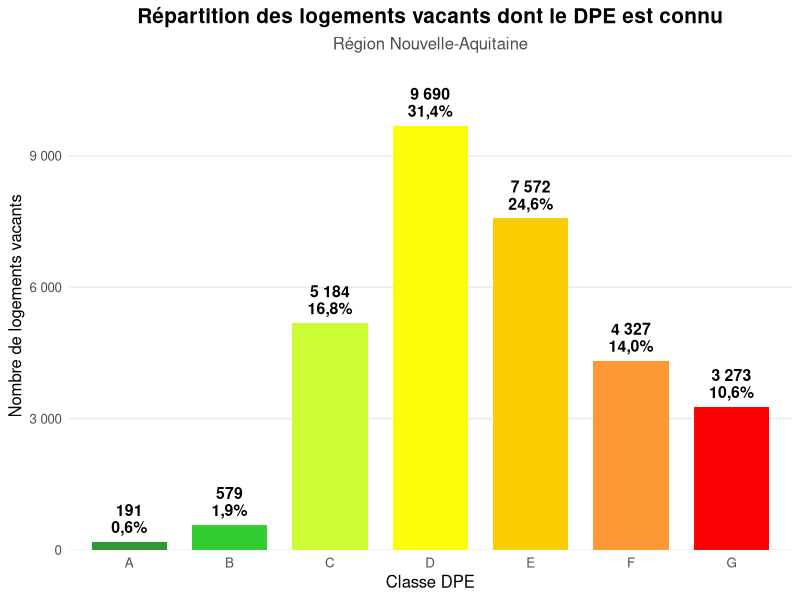
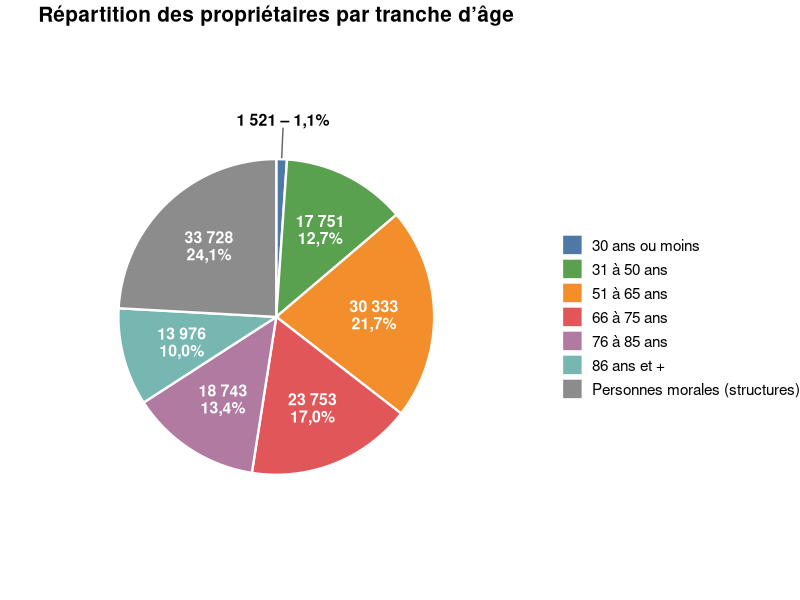
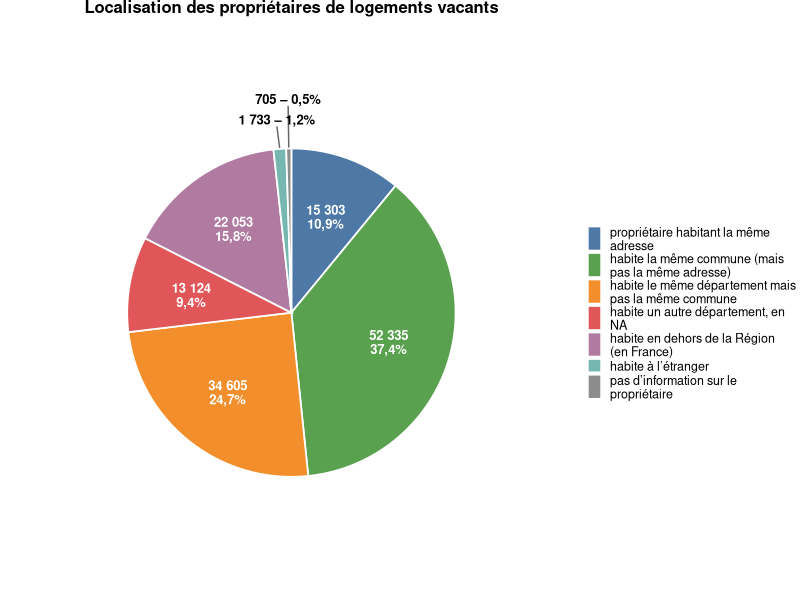

Write the R code that produced these figures, in order.
## ---- chunk 1
#| label: fig-bar-dpe-na
#| fig-cap: "Répartition des logements vacants dont le DPE est connu, en région Nouvelle-Aquitaine"
#| echo: false
#| message: false
#| warning: false
#| fig-width: 8
#| fig-height: 5

library(ggplot2)
library(dplyr)
library(scales)

# 1. Données : à remplacer par tes effectifs
data_dpe <- data.frame(
  classe   = c("A", "B", "C", "D", "E", "F", "G"),
  effectif = c(191, 579, 5184, 9690, 7572, 4327, 3273)
)

# --- Variante : à partir de ta table de logements avec une colonne `classe_dpe`
# data_dpe <- logements %>%
#   filter(classe_dpe %in% LETTERS[1:7]) %>%   # DPE connu uniquement
#   count(classe = classe_dpe, name = "effectif") %>%
#   tidyr::complete(classe = LETTERS[1:7], fill = list(effectif = 0))

# 2. Pourcentages et étiquettes
data_plot <- data_dpe %>%
  mutate(
    classe      = factor(classe, levels = LETTERS[1:7]),
    pourcentage = effectif / sum(effectif),
    label       = paste0(comma(effectif, big.mark = " "), "\n",
                         percent(pourcentage, accuracy = 0.1, decimal.mark = ","))
  )

# 3. Couleurs officielles des étiquettes DPE
couleurs_dpe <- c(A = "#319834", B = "#33CC31", C = "#CBFC34", D = "#FBFE06",
                  E = "#FCCC02", F = "#FC9935", G = "#FC0205")

# 4. Graphique
ggplot(data_plot, aes(x = classe, y = effectif, fill = classe)) +
  geom_col(width = 0.75) +
  geom_text(aes(label = label), vjust = -0.3, size = 4, fontface = "bold",
            lineheight = 0.9) +
  scale_fill_manual(values = couleurs_dpe, guide = "none") +
  scale_y_continuous(labels = label_number(big.mark = " "),
                     expand = expansion(mult = c(0, 0.15))) +
  labs(
    title = "Répartition des logements vacants dont le DPE est connu",
    subtitle = "Région Nouvelle-Aquitaine",
    x = "Classe DPE", y = "Nombre de logements vacants"
  ) +
  theme_minimal(base_size = 12) +
  theme(
    plot.title = element_text(face = "bold", hjust = 0.5, size = 15),
    plot.subtitle = element_text(hjust = 0.5, color = "grey30"),
    panel.grid.major.x = element_blank(),
    panel.grid.minor = element_blank()
  )
## ---- chunk 2
#| label: fig-pie-proprietaires
#| fig-cap: "L’âge des propriétaires de logements vacants depuis au moins 2023, part des propriétaires personnes morales"
#| echo: false
#| message: false
#| warning: false
#| fig-width: 8
#| fig-height: 6

library(ggplot2)
library(dplyr)
library(scales)
library(ggrepel)

# 1. Données
data_proprio <- data.frame(
  tranche = c("30 ans ou moins", "31 à 50 ans", "51 à 65 ans",
              "66 à 75 ans", "76 à 85 ans", "86 ans et +",
              "Personnes morales (structures)"),
  effectif = c(1521, 17751, 30333, 23753, 18743, 13976, 33728)
)

# 2. Calculs : angles, pourcentages, étiquettes
data_plot <- data_proprio %>%
  mutate(
    tranche     = factor(tranche, levels = tranche),
    pourcentage = effectif / sum(effectif),
    ymax        = cumsum(effectif),
    ymin        = ymax - effectif,
    ymid        = (ymin + ymax) / 2,
    label       = paste0(comma(effectif, big.mark = " "), "\n",
                         percent(pourcentage, accuracy = 0.1, decimal.mark = ","))
  )

# 3. Palette large (un gris pour les personnes morales)
palette <- c("#4E79A7", "#59A14F", "#F28E2B", "#E15759",
             "#B07AA1", "#76B7B2", "#8C8C8C")

# 4. Graphique
ggplot(data_plot) +
  geom_rect(aes(xmin = 0, xmax = 1, ymin = ymin, ymax = ymax, fill = tranche),
            color = "white", linewidth = 0.8) +
  # étiquettes à l'intérieur pour les parts > 3 %
  geom_text(data = filter(data_plot, pourcentage >= 0.03),
            aes(x = 0.62, y = ymid, label = label),
            color = "white", fontface = "bold", size = 4, lineheight = 0.9) +
  # étiquettes à l'extérieur pour les petites parts
  geom_text_repel(data = filter(data_plot, pourcentage < 0.03),
                  aes(x = 1, y = ymid, label = gsub("\n", " – ", label)),
                  nudge_x = 0.25, size = 4, fontface = "bold",
                  segment.color = "grey40", direction = "y") +
  coord_polar(theta = "y", start = 0) +
  xlim(c(0, 1.4)) +
  scale_fill_manual(values = palette) +
  labs(title = "Répartition des propriétaires par tranche d’âge",
       fill = NULL) +
  theme_void() +
  theme(
    legend.position = "right",
    legend.text = element_text(size = 11),
    plot.title = element_text(face = "bold", hjust = 0.5, size = 15,
                              margin = margin(b = 10))
  )
## ---- chunk 3
#| label: fig-pie-localisation
#| fig-cap: "La localisation des propriétaires de logements vacants depuis au moins 2023 par rapport au logement vacant"
#| echo: false
#| message: false
#| warning: false
#| fig-width: 8
#| fig-height: 6

library(ggplot2)
library(dplyr)
library(scales)
library(ggrepel)

# 1. Données
data_proprio <- data.frame(
  tranche = c("propriétaire habitant la même adresse",
              "habite la même commune (mais pas la même adresse)",
              "habite le même département mais pas la même commune",
              "habite un autre département, en NA",
              "habite en dehors de la Région (en France)",
              "habite à l’étranger",
              "pas d’information sur le propriétaire"),
  effectif = c(15303, 52335, 34605, 13124, 22053, 1733, 705)
)

# 2. Calculs : angles, pourcentages, étiquettes
data_plot <- data_proprio %>%
  mutate(
    tranche     = factor(tranche, levels = tranche),
    pourcentage = effectif / sum(effectif),
    ymax        = cumsum(effectif),
    ymin        = ymax - effectif,
    ymid        = (ymin + ymax) / 2,
    label       = paste0(comma(effectif, big.mark = " "), "\n",
                         percent(pourcentage, accuracy = 0.1, decimal.mark = ","))
  )

# 3. Palette (un gris pour « pas d'information »)
palette <- c("#4E79A7", "#59A14F", "#F28E2B", "#E15759",
             "#B07AA1", "#76B7B2", "#8C8C8C")

# 4. Graphique
ggplot(data_plot) +
  geom_rect(aes(xmin = 0, xmax = 1, ymin = ymin, ymax = ymax, fill = tranche),
            color = "white", linewidth = 0.6) +
  # étiquettes à l'intérieur pour les parts >= 3 %
  geom_text(data = filter(data_plot, pourcentage >= 0.03),
            aes(x = 0.62, y = ymid, label = label),
            color = "white", fontface = "bold", size = 3.3, lineheight = 0.9) +
  # étiquettes à l'extérieur pour les petites parts
  geom_text_repel(data = filter(data_plot, pourcentage < 0.03),
                  aes(x = 1, y = ymid, label = gsub("\n", " – ", label)),
                  nudge_x = 0.25, size = 3.3, fontface = "bold",
                  segment.color = "grey40", direction = "y") +
  coord_polar(theta = "y", start = 0) +
  xlim(c(0, 1.4)) +
  scale_fill_manual(values = palette, labels = label_wrap(32)) +
  labs(title = "Localisation des propriétaires de logements vacants",
       fill = NULL) +
  theme_void() +
  theme(
    legend.position = "right",
    legend.text = element_text(size = 9),
    legend.key.size = unit(0.4, "cm"),
    plot.title = element_text(face = "bold", hjust = 0.5, size = 12,
                              margin = margin(b = 6))
  )
